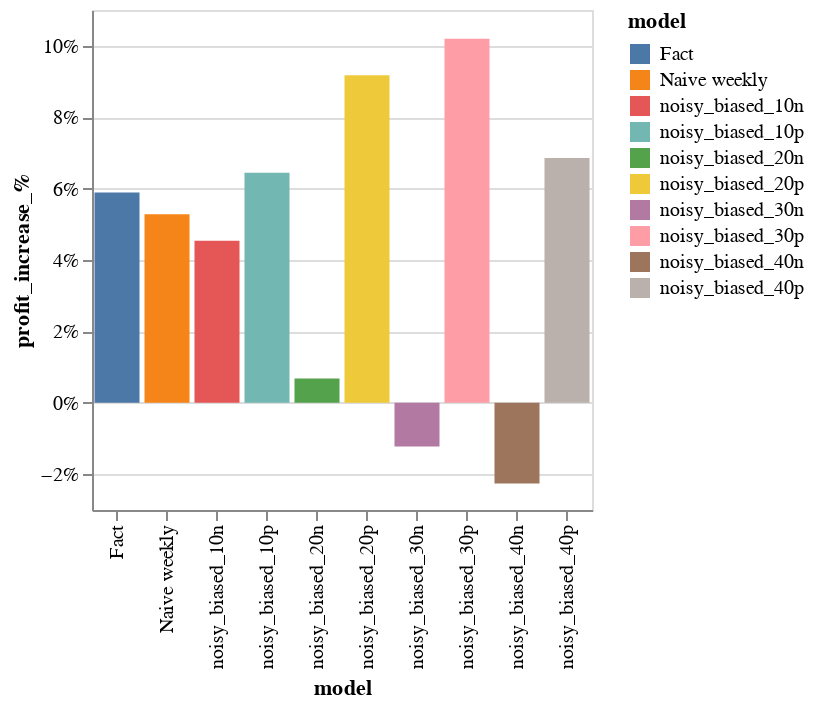

Write notebook code for a chart like this one.
### Code cell
alt.Chart(all_items_eval.reset_index()).mark_bar().encode(
    x=alt.X('model:N',scale=alt.Scale(zero=False)),
    y=alt.Y('profit_increase_%:Q',scale=alt.Scale(zero=True),axis=alt.Axis(format='%')),
    color=alt.Color('model:N')
).properties(width=250, height=250)#.interactive()

### Figure 1 — Vega-Lite specification as saved in the notebook (floating-point values rounded to 4 significant figures)
{"config": {"view": {"continuousWidth": 400, "continuousHeight": 300}}, "data": {"name": "data-0372c841d3ae7c5080196bab1b8c5eaf"}, "mark": "bar", "encoding": {"color": {"type": "nominal", "field": "model"}, "x": {"type": "nominal", "field": "model", "scale": {"zero": false}}, "y": {"type": "quantitative", "axis": {"format": "%"}, "field": "profit_increase_%", "scale": {"zero": true}}}, "height": 250, "width": 250, "$schema": "https://vega.github.io/schema/vega-lite/v4.8.1.json", "datasets": {"data-0372c841d3ae7c5080196bab1b8c5eaf": [{"model": "Fact", "value": 456100.0, "time_since_prediction": 0.0, "sell_price": 186.0, "daily_revenue": 661500.0, "disount": 0.1262, "sell_price_w_disount": 162.5, "value_increase": 47.7, "value_w_disount": 628200.0, "daily_revenue_w_disount": 784500.0, "daily_profit": 396900.0, "daily_profit_w_disount": 420300.0, "value_fact": 456100.0, "daily_profit_fact": 396900.0, "value_w_disount_fact": 628200.0, "daily_profit_w_disount_fact": 420300.0, "inventory_left": 0.0, "final_profit_w_discount": 420300.0, "final_profit_base_price": 396900.0, "profit_increase_%": 0.0589}, {"model": "Naive weekly", "value": 459100.0, "time_since_prediction": 0.0, "sell_price": 186.0, "daily_revenue": 665700.0, "disount": 0.1151, "sell_price_w_disount": 164.6, "value_increase": 43.5, "value_w_disount": 616700.0, "daily_revenue_w_disount": 785700.0, "daily_profit": 399400.0, "daily_profit_w_disount": 427900.0, "value_fact": 456100.0, "daily_profit_fact": 396900.0, "value_w_disount_fact": 614000.0, "daily_profit_w_disount_fact": 424500.0, "inventory_left": 2762.0, "final_profit_w_discount": 439800.0, "final_profit_base_price": 417700.0, "profit_increase_%": 0.0528}, {"model": "noisy_biased_10n", "value": 410500.0, "time_since_prediction": 63500.0, "sell_price": 186.0, "daily_revenue": 595300.0, "disount": 0.1095, "sell_price_w_disount": 165.6, "value_increase": 41.4, "value_w_disount": 543800.0, "daily_revenue_w_disount": 701300.0, "daily_profit": 357200.0, "daily_profit_w_disount": 385700.0, "value_fact": 456100.0, "daily_profit_fact": 396900.0, "value_w_disount_fact": 604200.0, "daily_profit_w_disount_fact": 428600.0, "inventory_left": -60420.0, "final_profit_w_discount": 506500.0, "final_profit_base_price": 484500.0, "profit_increase_%": 0.04537}, {"model": "noisy_biased_10p", "value": 501700.0, "time_since_prediction": 63500.0, "sell_price": 186.0, "daily_revenue": 727600.0, "disount": 0.1206, "sell_price_w_disount": 163.5, "value_increase": 45.6, "value_w_disount": 685400.0, "daily_revenue_w_disount": 860200.0, "daily_profit": 436600.0, "daily_profit_w_disount": 462100.0, "value_fact": 456100.0, "daily_profit_fact": 396900.0, "value_w_disount_fact": 623100.0, "daily_profit_w_disount_fact": 420100.0, "inventory_left": 62310.0, "final_profit_w_discount": 383900.0, "final_profit_base_price": 360700.0, "profit_increase_%": 0.0644}, {"model": "noisy_biased_20n", "value": 364900.0, "time_since_prediction": 63500.0, "sell_price": 186.0, "daily_revenue": 529200.0, "disount": 0.1151, "sell_price_w_disount": 164.6, "value_increase": 43.5, "value_w_disount": 491500.0, "daily_revenue_w_disount": 623700.0, "daily_profit": 317500.0, "daily_profit_w_disount": 338500.0, "value_fact": 456100.0, "daily_profit_fact": 396900.0, "value_w_disount_fact": 614300.0, "daily_profit_w_disount_fact": 423100.0, "inventory_left": -122900.0, "final_profit_w_discount": 579000.0, "final_profit_base_price": 575100.0, "profit_increase_%": 0.006826}, {"model": "noisy_biased_20p", "value": 547300.0, "time_since_prediction": 63500.0, "sell_price": 186.0, "daily_revenue": 793800.0, "disount": 0.1071, "sell_price_w_disount": 166.1, "value_increase": 40.5, "value_w_disount": 724000.0, "daily_revenue_w_disount": 931700.0, "daily_profit": 476300.0, "daily_profit_w_disount": 512300.0, "value_fact": 456100.0, "daily_profit_fact": 396900.0, "value_w_disount_fact": 603300.0, "daily_profit_w_disount_fact": 426900.0, "inventory_left": 120700.0, "final_profit_w_discount": 357000.0, "final_profit_base_price": 327000.0, "profit_increase_%": 0.09175}, {"model": "noisy_biased_30n", "value": 319300.0, "time_since_prediction": 63500.0, "sell_price": 186.0, "daily_revenue": 463000.0, "disount": 0.1246, "sell_price_w_disount": 162.8, "value_increase": 47.1, "value_w_disount": 438500.0, "daily_revenue_w_disount": 551900.0, "daily_profit": 277800.0, "daily_profit_w_disount": 297400.0, "value_fact": 456100.0, "daily_profit_fact": 396900.0, "value_w_disount_fact": 626400.0, "daily_profit_w_disount_fact": 424900.0, "inventory_left": -187900.0, "final_profit_w_discount": 661400.0, "final_profit_base_price": 669600.0, "profit_increase_%": -0.01223}, {"model": "noisy_biased_30p", "value": 592900.0, "time_since_prediction": 63500.0, "sell_price": 186.0, "daily_revenue": 859900.0, "disount": 0.1095, "sell_price_w_disount": 165.6, "value_increase": 41.4, "value_w_disount": 787400.0, "daily_revenue_w_disount": 1012000.0, "daily_profit": 515900.0, "daily_profit_w_disount": 554600.0, "value_fact": 456100.0, "daily_profit_fact": 396900.0, "value_w_disount_fact": 605700.0, "daily_profit_w_disount_fact": 426600.0, "inventory_left": 181700.0, "final_profit_w_discount": 321100.0, "final_profit_base_price": 291400.0, "profit_increase_%": 0.1019}, {"model": "noisy_biased_40n", "value": 273700.0, "time_since_prediction": 63500.0, "sell_price": 186.0, "daily_revenue": 396900.0, "disount": 0.1167, "sell_price_w_disount": 164.3, "value_increase": 44.1, "value_w_disount": 368600.0, "daily_revenue_w_disount": 468400.0, "daily_profit": 238100.0, "daily_profit_w_disount": 254500.0, "value_fact": 456100.0, "daily_profit_fact": 396900.0, "value_w_disount_fact": 614300.0, "daily_profit_w_disount_fact": 424100.0, "inventory_left": -245700.0, "final_profit_w_discount": 736400.0, "final_profit_base_price": 753400.0, "profit_increase_%": -0.02258}, {"model": "noisy_biased_40p", "value": 642100.0, "time_since_prediction": 63500.0, "sell_price": 186.0, "daily_revenue": 931300.0, "disount": 0.1111, "sell_price_w_disount": 165.4, "value_increase": 42.0, "value_w_disount": 864100.0, "daily_revenue_w_disount": 1084000.0, "daily_profit": 558800.0, "daily_profit_w_disount": 583100.0, "value_fact": 456100.0, "daily_profit_fact": 396900.0, "value_w_disount_fact": 613800.0, "daily_profit_w_disount_fact": 414100.0, "inventory_left": 250200.0, "final_profit_w_discount": 269000.0, "final_profit_base_price": 251800.0, "profit_increase_%": 0.06853}]}}
